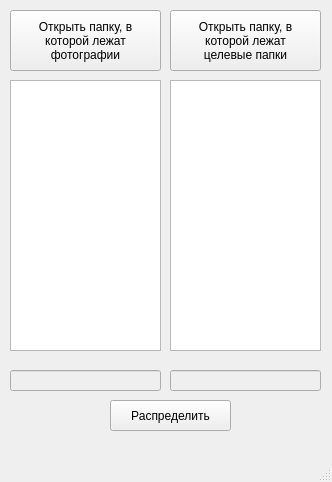
<?xml version="1.0" encoding="UTF-8"?>
<ui version="4.0">
 <class>MainWindow</class>
 <widget class="QMainWindow" name="MainWindow">
  <property name="geometry">
   <rect>
    <x>0</x>
    <y>0</y>
    <width>332</width>
    <height>482</height>
   </rect>
  </property>
  <property name="windowTitle">
   <string>MainWindow</string>
  </property>
  <property name="tabShape">
   <enum>QTabWidget::Triangular</enum>
  </property>
  <widget class="QWidget" name="centralwidget">
   <widget class="QPushButton" name="Input_Folder">
    <property name="geometry">
     <rect>
      <x>10</x>
      <y>10</y>
      <width>151</width>
      <height>61</height>
     </rect>
    </property>
    <property name="toolTip">
     <string>&lt;html&gt;&lt;head/&gt;&lt;body&gt;&lt;p&gt;Открыть папку, в которой &lt;/p&gt;&lt;p&gt;лежат фотографии&lt;/p&gt;&lt;/body&gt;&lt;/html&gt;</string>
    </property>
    <property name="text">
     <string>Открыть папку, в 
которой лежат 
фотографии</string>
    </property>
   </widget>
   <widget class="QPushButton" name="Output_Folder">
    <property name="geometry">
     <rect>
      <x>170</x>
      <y>10</y>
      <width>151</width>
      <height>61</height>
     </rect>
    </property>
    <property name="toolTip">
     <string>&lt;html&gt;&lt;head/&gt;&lt;body&gt;&lt;p&gt;Открыть папку, в которой лежат &lt;/p&gt;&lt;p&gt;целевые папки&lt;/p&gt;&lt;/body&gt;&lt;/html&gt;</string>
    </property>
    <property name="text">
     <string>Открыть папку, в 
которой лежат 
целевые папки</string>
    </property>
   </widget>
   <widget class="QPushButton" name="Move_Pics">
    <property name="geometry">
     <rect>
      <x>110</x>
      <y>400</y>
      <width>121</width>
      <height>31</height>
     </rect>
    </property>
    <property name="toolTip">
     <string>Распределить фотографии по папкам</string>
    </property>
    <property name="toolTipDuration">
     <number>-1</number>
    </property>
    <property name="text">
     <string>Распределить</string>
    </property>
   </widget>
   <widget class="QLineEdit" name="InputPath">
    <property name="enabled">
     <bool>false</bool>
    </property>
    <property name="geometry">
     <rect>
      <x>10</x>
      <y>370</y>
      <width>151</width>
      <height>21</height>
     </rect>
    </property>
   </widget>
   <widget class="QLineEdit" name="OutputPath">
    <property name="enabled">
     <bool>false</bool>
    </property>
    <property name="geometry">
     <rect>
      <x>170</x>
      <y>370</y>
      <width>151</width>
      <height>21</height>
     </rect>
    </property>
   </widget>
   <widget class="QListView" name="Pictures">
    <property name="geometry">
     <rect>
      <x>10</x>
      <y>80</y>
      <width>151</width>
      <height>271</height>
     </rect>
    </property>
   </widget>
   <widget class="QTreeView" name="Folders">
    <property name="geometry">
     <rect>
      <x>170</x>
      <y>80</y>
      <width>151</width>
      <height>271</height>
     </rect>
    </property>
   </widget>
  </widget>
  <widget class="QMenuBar" name="menubar">
   <property name="geometry">
    <rect>
     <x>0</x>
     <y>0</y>
     <width>332</width>
     <height>22</height>
    </rect>
   </property>
  </widget>
  <widget class="QStatusBar" name="statusbar"/>
 </widget>
 <resources/>
 <connections/>
</ui>
